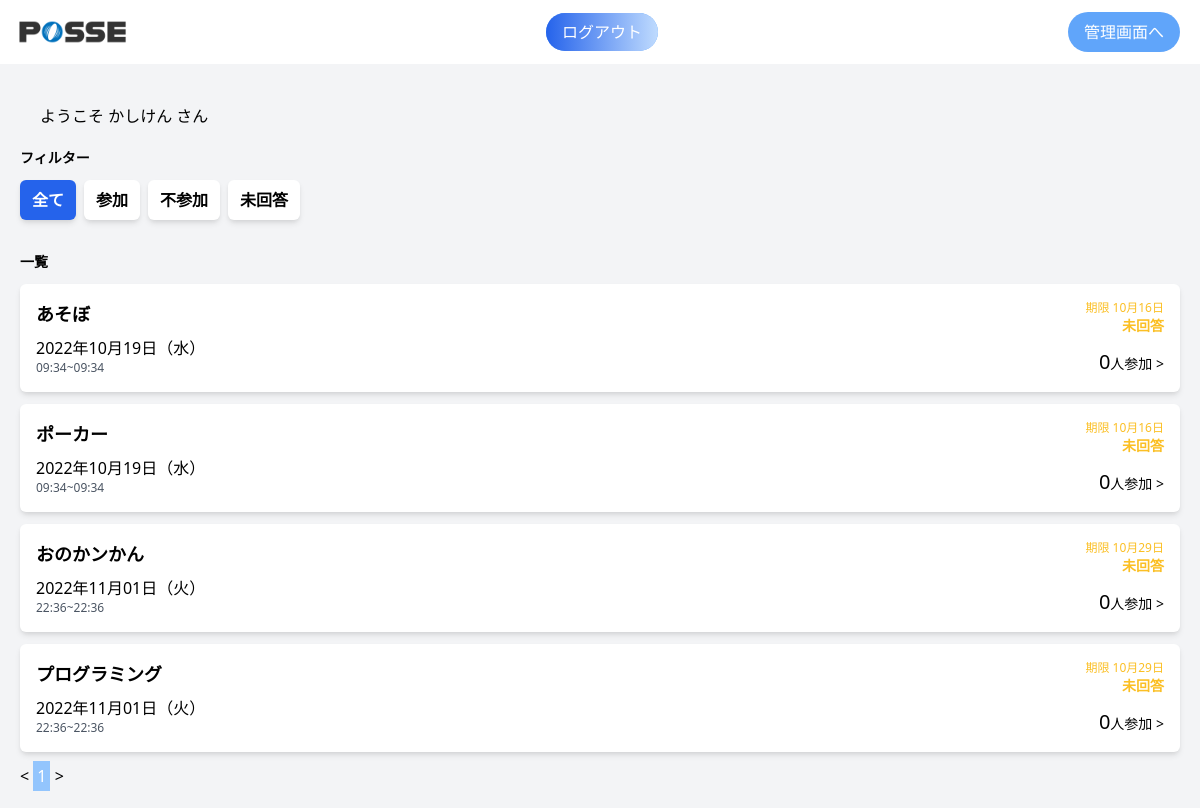
/index.php (signed in), run on the app's committed database.
### tables this page shows
CREATE TABLE `events` (
  `id` int NOT NULL,
  `name` varchar(10) NOT NULL,
  `detail` text,
  `start_at` datetime DEFAULT NULL,
  `end_at` datetime DEFAULT NULL,
  `created_at` datetime DEFAULT CURRENT_TIMESTAMP,
  `updated_at` datetime DEFAULT CURRENT_TIMESTAMP ON UPDATE CURRENT_TIMESTAMP,
  `deleted_at` datetime DEFAULT NULL
);

### src/index.php (the view, shortened to what this page needs)
<?php
require('dbconnect.php');
$user_id = $_SESSION['user_id'];
$today = date("Y-m-d H:i:s");
$stmt = $db->prepare("SELECT count(*) FROM events WHERE events.start_at >= '" . $today . "'");
$stmt->execute();
$count = $stmt->fetch();
$maxCount = ceil($count['count(*)'] / 10);
if (isset($_GET['page']) && is_numeric($_GET['page'])) {
  $page = $_GET['page'];
} else {
  $page = 1;
}
$firstCount = 10 * ($page - 1);
$status = filter_input(INPUT_GET, 'status');
if (isset($status)) {
  if ($_GET["status"] == "undefined") {
    $stmt = $db->prepare("SELECT * FROM events WHERE events.id NOT IN(SELECT event_id FROM event_attendance where user_id = '$user_id') AND events.start_at >= '" . $today . "' ORDER BY events.start_at ASC;");
    $stmt->execute();
  } else {
    $stmt = $db->prepare("SELECT events.id, events.name, events.start_at, events.end_at, count(event_attendance.id) AS total_participants FROM events LEFT JOIN event_attendance ON events.id = event_attendance.event_id WHERE events.start_at >= '" . $today . "' AND event_attendance.user_id = ? AND event_attendance.status = ? GROUP BY events.id ORDER BY events.start_at ASC LIMIT $firstCount,10");
    $stmt->execute(array($_SESSION['user_id'], $status));
  }
} else {
  $stmt = $db->prepare("SELECT events.id, events.name, events.start_at, events.end_at, count(event_attendance.id) AS total_participants FROM events LEFT JOIN event_attendance ON events.id = event_attendance.event_id WHERE events.start_at >= '" . $today . "' GROUP BY events.id ORDER BY events.start_at ASC LIMIT $firstCount,10");
  $stmt->execute();
}
$events = $stmt->fetchAll();
function get_day_of_week($w)
{
  $day_of_week_list = ['日', '月', '火', '水', '木', '金', '土'];
  return $day_of_week_list["$w"];
}
?>
<!DOCTYPE html>
<html lang="ja">
<head>
  <link href="https://unpkg.com/tailwindcss@^2/dist/tailwind.min.css" rel="stylesheet">
</head>
<body>
  <header class="h-16">
    <div class="flex justify-between items-center w-full h-full mx-auto pl-2 pr-5">
      <div class="h-full">
        <img src="img/header-logo.png" alt="" class="h-full">
      </div>
      <div>
        <a class="text-white bg-blue-400 px-4 py-2 rounded-3xl bg-gradient-to-r from-blue-600 to-blue-200" href="auth/login/logout.php">ログアウト</a>
      </div>
      <?php if ($_SESSION['role_id'] == 2) : ?>
      <a href="admin/index.php" class="text-white bg-blue-400 px-4 py-2 rounded-3xl posse-blue-gradation ">管理画面へ</a>
    <?php endif; ?>
    </div>
  </header>
  <main class="bg-gray-100">
    <div class="w-full mx-auto p-5">
      <p class="ml-5 my-5">ようこそ <?= $_SESSION['name'] ?> さん</p>
      <div id="filter" class="mb-8">
        <h2 class="text-sm font-bold mb-3">フィルター</h2>
        <div class="flex">
          <?php if ($status == '') : ?>
            <a href="/index.php" class="px-3 py-2 text-md font-bold mr-2 rounded-md shadow-md bg-blue-600 text-white">全て</a>
          <?php else : ?>
            <a href="/index.php" class="px-3 py-2 text-md font-bold mr-2 rounded-md shadow-md bg-white">全て</a>
          <?php endif; ?>
          <?php if ($status == '1') : ?>
            <a href="/index.php/?status=1" class="px-3 py-2 text-md font-bold mr-2 rounded-md shadow-md bg-blue-600 text-white">参加</a>
          <?php else : ?>
            <a href="/index.php/?status=1" class="px-3 py-2 text-md font-bold mr-2 rounded-md shadow-md bg-white">参加</a>
          <?php endif; ?>
          <?php if ($status == '2') : ?>
            <a href="/index.php/?status=2" class="px-3 py-2 text-md font-bold mr-2 rounded-md shadow-md bg-blue-600 text-white">不参加</a>
          <?php else : ?>
            <a href="/index.php/?status=2" class="px-3 py-2 text-md font-bold mr-2 rounded-md shadow-md bg-white">不参加</a>
          <?php endif; ?>
          <?php if ($status == 'undefined') : ?>
            <a href="/index.php/?status=undefined" class="px-3 py-2 text-md font-bold mr-2 rounded-md shadow-md bg-blue-600 text-white">未回答</a>
          <?php else : ?>
            <a href="/index.php/?status=undefined" class="px-3 py-2 text-md font-bold mr-2 rounded-md shadow-md bg-white">未回答</a>
          <?php endif; ?>
        </div>
      </div>
      <div id="events-list">
        <div class="flex justify-between items-center mb-3">
          <h2 class="text-sm font-bold">一覧</h2>
        </div>
        <?php foreach ($events as $event) :
          $start_date = strtotime($event['start_at']);
          $end_date = strtotime($event['end_at']);
          $day_of_week = get_day_of_week(date("w", $start_date));
        ?>
          <div class="modal-open bg-white mb-3 p-4 flex justify-between rounded-md shadow-md cursor-pointer" id="event-<?php echo $event['id']; ?>">
            <div>
              <h3 class="font-bold text-lg mb-2"><?php echo $event['name'] ?></h3>
              <p><?php echo date("Y年m月d日（${day_of_week}）", $start_date); ?></p>
              <p class="text-xs text-gray-600">
                <?php echo date("H:i", $start_date) . "~" . date("H:i", $end_date); ?>
              </p>
            </div>
            <div class="flex flex-col justify-between text-right">
              <div class="answer">
                <p class="hidden deadline text-xs text-yellow-400">期限 <?= date("m月d日", strtotime('-3 day', $end_date));; ?>
              </div>
              <a class="text-sm click-acord"><span class="text-xl count"></span>人参加 ></a>
            </div>
          </div>
        <?php endforeach; ?>
        <div class="mt-3">
          <?php if ($page > 1) : ?>
            <a href="index.php?page=<?= $page - 1; ?>" class="p-1">
              <</a>
              <?php else : ?>
                <span href="#"><</span>
                  <?php endif; ?>
                  <?php
                  for ($i = 0; $i < $maxCount; $i++) : ?>
                    <?php if ($i + 1 == $page) : ?>
                      <span class="p-1 bg-blue-300 text-white"><?= $i + 1; ?></span>
                    <?php else : ?>
                      <a href="index.php?page=<?= $i + 1; ?>" class="p-1"><?= $i + 1; ?></a>
                    <?php endif; ?>
                  <?php endfor; ?>
                  <?php if ($page < $maxCount) : ?>
                    <a href="index.php?page=<?= $page + 1; ?>" class="p-1">></a>
                  <?php else : ?>
                    <span href="#">></span>
                  <?php endif; ?>
        </div>
      </div>
    </div>
  </main>
</body>
</html>

### data on the page
events: name "あそぼ", start_at "2022年10月19日（水）", start_at "09:34", end_at "09:34", end_at "10月16日"
events: name "ポーカー", start_at "2022年10月19日（水）", start_at "09:34", end_at "09:34", end_at "10月16日"
events: name "おのかンかん", start_at "2022年11月01日（火）", start_at "22:36", end_at "22:36", end_at "10月29日"
events: name "プログラミング", start_at "2022年11月01日（火）", start_at "22:36", end_at "22:36", end_at "10月29日"

### other printed values
$_SESSION['name'] "かしけん"
